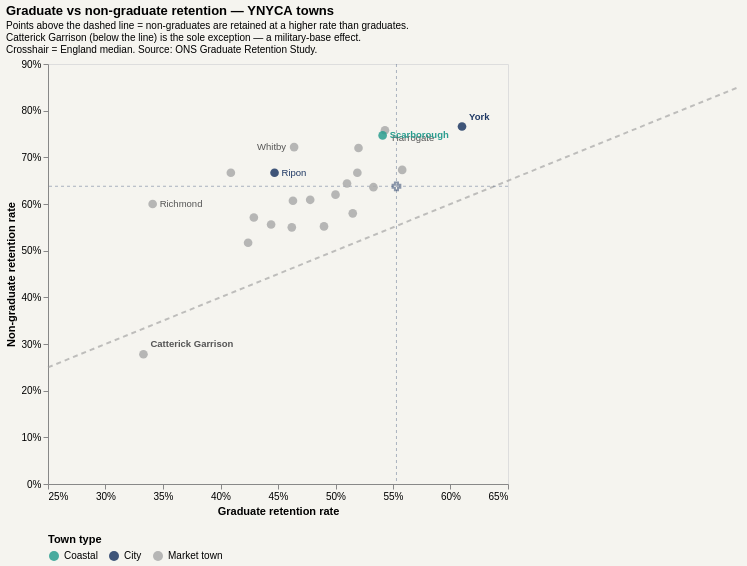

Write notebook code for a chart like this one.
### Code cell
scatter_df = ynyca[["town_name", "retention_rate", "nong_retention_rate",
                     "net_gain_rate", "university_flag"]].dropna(
    subset=["retention_rate", "nong_retention_rate"]
).copy()

# Clean display names
scatter_df["label"] = scatter_df["town_name"].str.replace(r" BUA(?:SD)?$", "", regex=True)

# Town-type colour (consistent with earlier charts)
COASTAL = {"Scarborough"}
CITIES  = {"York", "Ripon"}
scatter_df["category"] = scatter_df["label"].apply(
    lambda t: "Coastal" if t in COASTAL else ("City" if t in CITIES else "Market town")
)

# Towns to label (select the most policy-relevant / analytically interesting)
LABEL_TOWNS = {
    "York", "Scarborough", "Richmond", "Ripon",
    "Whitby", "Harrogate", "Catterick Garrison",
}

COLOR_SCALE = alt.Scale(
    domain=["Coastal", "City", "Market town"],
    range=[TEAL, NAVY, "#aaaaaa"],
)

# ── Diagonal reference (y = x, equal retention for both groups) ───────────
axis_range = [0.25, 0.85]
diag = alt.Chart(pd.DataFrame({"x": axis_range, "y": axis_range})).mark_line(
    color="#999999", strokeDash=[5, 4], opacity=0.6
).encode(x="x:Q", y="y:Q")

# ── England median crosshair ──────────────────────────────────────────────
eng_point = pd.DataFrame([{"x": ENG_GRAD, "y": ENG_NONG, "label": "England median"}])

cross_h = alt.Chart(eng_point).mark_rule(
    color=NAVY, strokeDash=[3, 3], opacity=0.35
).encode(y="y:Q")
cross_v = alt.Chart(eng_point).mark_rule(
    color=NAVY, strokeDash=[3, 3], opacity=0.35
).encode(x="x:Q")
cross_dot = alt.Chart(eng_point).mark_point(
    shape="cross", size=60, color=NAVY, opacity=0.5
).encode(x="x:Q", y="y:Q",
         tooltip=[alt.Tooltip("label:N")])

# ── Scatter dots ──────────────────────────────────────────────────────────
dots = alt.Chart(scatter_df).mark_circle(size=75, opacity=0.85).encode(
    x=alt.X("retention_rate:Q",
             title="Graduate retention rate",
             scale=alt.Scale(domain=[0.28, 0.65]),
             axis=alt.Axis(labelExpr="round(datum.value*100) + '%'", grid=False)),
    y=alt.Y("nong_retention_rate:Q",
             title="Non-graduate retention rate",
             scale=alt.Scale(domain=[0.25, 0.85]),
             axis=alt.Axis(labelExpr="round(datum.value*100) + '%'", grid=False)),
    color=alt.Color("category:N", scale=COLOR_SCALE,
                    legend=alt.Legend(title="Town type", orient="bottom")),
    tooltip=[
        alt.Tooltip("label:N", title="Town"),
        alt.Tooltip("retention_rate:Q", title="Grad retention", format=".1%"),
        alt.Tooltip("nong_retention_rate:Q", title="Non-grad retention", format=".1%"),
        alt.Tooltip("net_gain_rate:Q", title="Net gain rate", format="+.3f"),
    ],
)

# ── Text labels for selected towns ────────────────────────────────────────
labeled = scatter_df[scatter_df["label"].isin(LABEL_TOWNS)].copy()

# Manual nudges for key towns to avoid overlap
DX = {"York": 7, "Scarborough": 7, "Richmond": 7, "Ripon": 7,
      "Whitby": -8, "Harrogate": 7, "Catterick Garrison": 7}
DY = {"York": -10, "Scarborough": 0, "Richmond": 0, "Ripon": 0,
      "Whitby": 0, "Harrogate": 8, "Catterick Garrison": -10}
ALIGN = {"Whitby": "right"}
WEIGHT = {"York": "bold", "Scarborough": "bold", "Catterick Garrison": "bold"}

txt_layers = []
for _, row in labeled.iterrows():
    t = row["label"]
    txt_layers.append(
        alt.Chart(pd.DataFrame([row])).mark_text(
            align=ALIGN.get(t, "left"),
            dx=DX.get(t, 7), dy=DY.get(t, 0),
            fontSize=9.5,
            fontWeight=WEIGHT.get(t, "normal"),
            color=NAVY if t in CITIES else (TEAL if t in COASTAL else "#555555"),
        ).encode(
            x="retention_rate:Q",
            y="nong_retention_rate:Q",
            text="label:N",
        )
    )

chart_scatter = alt.layer(
    diag, cross_h, cross_v, cross_dot,
    dots, *txt_layers,
).properties(
    width=460, height=420,
    title=alt.TitleParams(
        text="Graduate vs non-graduate retention — YNYCA towns",
        subtitle=[
            "Points above the dashed line = non-graduates are retained at a higher rate than graduates.",
            "Catterick Garrison (below the line) is the sole exception — a military-base effect.",
            "Crosshair = England median. Source: ONS Graduate Retention Study.",
        ],
        fontSize=13, subtitleFontSize=10, anchor="start",
    ),
).configure_view(strokeWidth=0).configure(background=BACKGROUND).configure_axis(grid=False)

chart_scatter

### Figure 1 — Vega-Lite specification as saved in the notebook (floating-point values rounded to 4 significant figures)
{"$schema": "https://vega.github.io/schema/vega-lite/v5.20.1.json", "config": {"axis": {"grid": false}, "background": "#F5F4EF", "view": {"continuousHeight": 300, "continuousWidth": 300}}, "datasets": {"data-1af59eb5a8a0cbba8d5d271fa81081a6": [{"category": "Market town", "label": "Catterick Garrison", "net_gain_rate": -0.4, "nong_retention_rate": 0.278, "retention_rate": 0.333, "town_name": "Catterick Garrison BUA", "university_flag": "No University"}, {"category": "Market town", "label": "Cross Hills", "net_gain_rate": -0.364, "nong_retention_rate": 0.517, "retention_rate": 0.424, "town_name": "Cross Hills BUASD", "university_flag": "No University"}, {"category": "Market town", "label": "Filey", "net_gain_rate": null, "nong_retention_rate": 0.55, "retention_rate": 0.462, "town_name": "Filey BUA", "university_flag": "No University"}, {"category": "Market town", "label": "Harrogate", "net_gain_rate": -0.238, "nong_retention_rate": 0.758, "retention_rate": 0.543, "town_name": "Harrogate BUASD", "university_flag": "No University"}, {"category": "Market town", "label": "Haxby", "net_gain_rate": -0.341, "nong_retention_rate": 0.607, "retention_rate": 0.463, "town_name": "Haxby BUA", "university_flag": "No University"}, {"category": "Market town", "label": "Knaresborough", "net_gain_rate": -0.338, "nong_retention_rate": 0.58, "retention_rate": 0.515, "town_name": "Knaresborough BUASD", "university_flag": "No University"}, {"category": "Market town", "label": "Northallerton", "net_gain_rate": -0.286, "nong_retention_rate": 0.644, "retention_rate": 0.51, "town_name": "Northallerton BUA", "university_flag": "No University"}, {"category": "Market town", "label": "Norton-on-Derwent", "net_gain_rate": -0.067, "nong_retention_rate": 0.636, "retention_rate": 0.533, "town_name": "Norton-on-Derwent BUASD", "university_flag": "No University"}, {"category": "Market town", "label": "Pickering", "net_gain_rate": null, "nong_retention_rate": 0.667, "retention_rate": 0.409, "town_name": "Pickering BUASD", "university_flag": "No University"}, {"category": "Market town", "label": "Pocklington", "net_gain_rate": -0.148, "nong_retention_rate": 0.556, "retention_rate": 0.444, "town_name": "Pocklington BUA", "university_flag": "No University"}, {"category": "Market town", "label": "Richmond", "net_gain_rate": -0.561, "nong_retention_rate": 0.6, "retention_rate": 0.341, "town_name": "Richmond BUA", "university_flag": "No University"}, {"category": "City", "label": "Ripon", "net_gain_rate": -0.404, "nong_retention_rate": 0.667, "retention_rate": 0.447, "town_name": "Ripon BUA", "university_flag": "No University"}, {"category": "Coastal", "label": "Scarborough", "net_gain_rate": -0.248, "nong_retention_rate": 0.747, "retention_rate": 0.541, "town_name": "Scarborough BUA", "university_flag": "No University"}, {"category": "Market town", "label": "Selby", "net_gain_rate": 0.059, "nong_retention_rate": 0.62, "retention_rate": 0.5, "town_name": "Selby BUASD", "university_flag": "No University"}, {"category": "Market town", "label": "Sherburn in Elmet", "net_gain_rate": -0.087, "nong_retention_rate": 0.609, "retention_rate": 0.478, "town_name": "Sherburn in Elmet BUA", "university_flag": "No University"}, {"category": "Market town", "label": "Skipton", "net_gain_rate": -0.115, "nong_retention_rate": 0.673, "retention_rate": 0.558, "town_name": "Skipton BUA", "university_flag": "No University"}, {"category": "Market town", "label": "Strensall", "net_gain_rate": -0.393, "nong_retention_rate": 0.571, "retention_rate": 0.429, "town_name": "Strensall BUA", "university_flag": "No University"}, {"category": "Market town", "label": "Tadcaster", "net_gain_rate": null, "nong_retention_rate": 0.72, "retention_rate": 0.52, "town_name": "Tadcaster BUA", "university_flag": "No University"}, {"category": "Market town", "label": "Thirsk", "net_gain_rate": -0.074, "nong_retention_rate": 0.667, "retention_rate": 0.519, "town_name": "Thirsk BUA", "university_flag": "No University"}, {"category": "Market town", "label": "Wetherby", "net_gain_rate": -0.327, "nong_retention_rate": 0.552, "retention_rate": 0.49, "town_name": "Wetherby BUASD", "university_flag": "No University"}, {"category": "Market town", "label": "Whitby", "net_gain_rate": -0.321, "nong_retention_rate": 0.722, "retention_rate": 0.464, "town_name": "Whitby BUA", "university_flag": "No University"}, {"category": "City", "label": "York", "net_gain_rate": 1.034, "nong_retention_rate": 0.766, "retention_rate": 0.61, "town_name": "York BUASD", "university_flag": "University"}], "data-4369855805d335a623b8c712403f94c5": [{"category": "Coastal", "label": "Scarborough", "net_gain_rate": -0.248, "nong_retention_rate": 0.747, "retention_rate": 0.541, "town_name": "Scarborough BUA", "university_flag": "No University"}], "data-4cb21e1a7c7069403fb7a77243645366": [{"label": "England median", "x": 0.553, "y": 0.638}], "data-52a0a581345259d5cce16bf8682529e1": [{"x": 0.25, "y": 0.25}, {"x": 0.85, "y": 0.85}], "data-5cbc2a585719fadbff51946c5a508a45": [{"category": "Market town", "label": "Catterick Garrison", "net_gain_rate": -0.4, "nong_retention_rate": 0.278, "retention_rate": 0.333, "town_name": "Catterick Garrison BUA", "university_flag": "No University"}], "data-5d9e15a6a3ac8134f50a61a68d88c2d8": [{"category": "Market town", "label": "Harrogate", "net_gain_rate": -0.238, "nong_retention_rate": 0.758, "retention_rate": 0.543, "town_name": "Harrogate BUASD", "university_flag": "No University"}], "data-7fc140e1c752b3c9c760b584278ca9a0": [{"category": "Market town", "label": "Whitby", "net_gain_rate": -0.321, "nong_retention_rate": 0.722, "retention_rate": 0.464, "town_name": "Whitby BUA", "university_flag": "No University"}], "data-90083e703d45f04a59cd1577c0c10ada": [{"category": "Market town", "label": "Richmond", "net_gain_rate": -0.561, "nong_retention_rate": 0.6, "retention_rate": 0.341, "town_name": "Richmond BUA", "university_flag": "No University"}], "data-9f00c3d86b5fa9b86d3fdf901c75207a": [{"category": "City", "label": "York", "net_gain_rate": 1.034, "nong_retention_rate": 0.766, "retention_rate": 0.61, "town_name": "York BUASD", "university_flag": "University"}], "data-f1028ac29d9ae6a0efb6bd9654f8e917": [{"category": "City", "label": "Ripon", "net_gain_rate": -0.404, "nong_retention_rate": 0.667, "retention_rate": 0.447, "town_name": "Ripon BUA", "university_flag": "No University"}]}, "height": 420, "layer": [{"data": {"name": "data-52a0a581345259d5cce16bf8682529e1"}, "encoding": {"x": {"field": "x", "type": "quantitative"}, "y": {"field": "y", "type": "quantitative"}}, "mark": {"color": "#999999", "opacity": 0.6, "strokeDash": [5, 4], "type": "line"}}, {"data": {"name": "data-4cb21e1a7c7069403fb7a77243645366"}, "encoding": {"y": {"field": "y", "type": "quantitative"}}, "mark": {"color": "#1F3864", "opacity": 0.35, "strokeDash": [3, 3], "type": "rule"}}, {"data": {"name": "data-4cb21e1a7c7069403fb7a77243645366"}, "encoding": {"x": {"field": "x", "type": "quantitative"}}, "mark": {"color": "#1F3864", "opacity": 0.35, "strokeDash": [3, 3], "type": "rule"}}, {"data": {"name": "data-4cb21e1a7c7069403fb7a77243645366"}, "encoding": {"tooltip": [{"field": "label", "type": "nominal"}], "x": {"field": "x", "type": "quantitative"}, "y": {"field": "y", "type": "quantitative"}}, "mark": {"color": "#1F3864", "opacity": 0.5, "shape": "cross", "size": 60, "type": "point"}}, {"data": {"name": "data-1af59eb5a8a0cbba8d5d271fa81081a6"}, "encoding": {"color": {"field": "category", "legend": {"orient": "bottom", "title": "Town type"}, "scale": {"domain": ["Coastal", "City", "Market town"], "range": ["#2A9D8F", "#1F3864", "#aaaaaa"]}, "type": "nominal"}, "tooltip": [{"field": "label", "title": "Town", "type": "nominal"}, {"field": "retention_rate", "format": ".1%", "title": "Grad retention", "type": "quantitative"}, {"field": "nong_retention_rate", "format": ".1%", "title": "Non-grad retention", "type": "quantitative"}, {"field": "net_gain_rate", "format": "+.3f", "title": "Net gain rate", "type": "quantitative"}], "x": {"axis": {"grid": false, "labelExpr": "round(datum.value*100) + '%'"}, "field": "retention_rate", "scale": {"domain": [0.28, 0.65]}, "title": "Graduate retention rate", "type": "quantitative"}, "y": {"axis": {"grid": false, "labelExpr": "round(datum.value*100) + '%'"}, "field": "nong_retention_rate", "scale": {"domain": [0.25, 0.85]}, "title": "Non-graduate retention rate", "type": "quantitative"}}, "mark": {"opacity": 0.85, "size": 75, "type": "circle"}}, {"data": {"name": "data-5cbc2a585719fadbff51946c5a508a45"}, "encoding": {"text": {"field": "label", "type": "nominal"}, "x": {"field": "retention_rate", "type": "quantitative"}, "y": {"field": "nong_retention_rate", "type": "quantitative"}}, "mark": {"align": "left", "color": "#555555", "dx": 7, "dy": -10, "fontSize": 9.5, "fontWeight": "bold", "type": "text"}}, {"data": {"name": "data-5d9e15a6a3ac8134f50a61a68d88c2d8"}, "encoding": {"text": {"field": "label", "type": "nominal"}, "x": {"field": "retention_rate", "type": "quantitative"}, "y": {"field": "nong_retention_rate", "type": "quantitative"}}, "mark": {"align": "left", "color": "#555555", "dx": 7, "dy": 8, "fontSize": 9.5, "fontWeight": "normal", "type": "text"}}, {"data": {"name": "data-90083e703d45f04a59cd1577c0c10ada"}, "encoding": {"text": {"field": "label", "type": "nominal"}, "x": {"field": "retention_rate", "type": "quantitative"}, "y": {"field": "nong_retention_rate", "type": "quantitative"}}, "mark": {"align": "left", "color": "#555555", "dx": 7, "dy": 0, "fontSize": 9.5, "fontWeight": "normal", "type": "text"}}, {"data": {"name": "data-f1028ac29d9ae6a0efb6bd9654f8e917"}, "encoding": {"text": {"field": "label", "type": "nominal"}, "x": {"field": "retention_rate", "type": "quantitative"}, "y": {"field": "nong_retention_rate", "type": "quantitative"}}, "mark": {"align": "left", "color": "#1F3864", "dx": 7, "dy": 0, "fontSize": 9.5, "fontWeight": "normal", "type": "text"}}, {"data": {"name": "data-4369855805d335a623b8c712403f94c5"}, "encoding": {"text": {"field": "label", "type": "nominal"}, "x": {"field": "retention_rate", "type": "quantitative"}, "y": {"field": "nong_retention_rate", "type": "quantitative"}}, "mark": {"align": "left", "color": "#2A9D8F", "dx": 7, "dy": 0, "fontSize": 9.5, "fontWeight": "bold", "type": "text"}}, {"data": {"name": "data-7fc140e1c752b3c9c760b584278ca9a0"}, "encoding": {"text": {"field": "label", "type": "nominal"}, "x": {"field": "retention_rate", "type": "quantitative"}, "y": {"field": "nong_retention_rate", "type": "quantitative"}}, "mark": {"align": "right", "color": "#555555", "dx": -8, "dy": 0, "fontSize": 9.5, "fontWeight": "normal", "type": "text"}}, {"data": {"name": "data-9f00c3d86b5fa9b86d3fdf901c75207a"}, "encoding": {"text": {"field": "label", "type": "nominal"}, "x": {"field": "retention_rate", "type": "quantitative"}, "y": {"field": "nong_retention_rate", "type": "quantitative"}}, "mark": {"align": "left", "color": "#1F3864", "dx": 7, "dy": -10, "fontSize": 9.5, "fontWeight": "bold", "type": "text"}}], "title": {"anchor": "start", "fontSize": 13, "subtitle": ["Points above the dashed line = non-graduates are retained at a higher rate than graduates.", "Catterick Garrison (below the line) is the sole exception — a military-base effect.", "Crosshair = England median. Source: ONS Graduate Retention Study."], "subtitleFontSize": 10, "text": "Graduate vs non-graduate retention — YNYCA towns"}, "width": 460}
